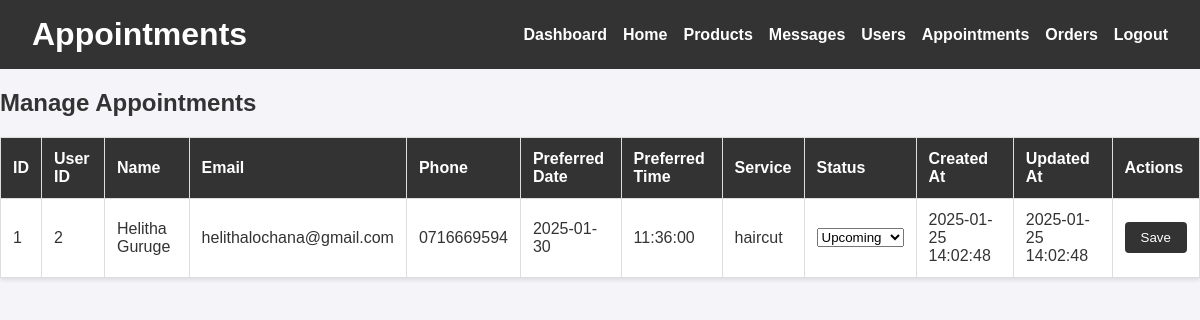
The page /admin/appointments.php on the database its author committed.
### tables this page shows
CREATE TABLE `appointments` (
  `appointment_id` int NOT NULL,
  `user_id` int DEFAULT NULL,
  `name` varchar(100) NOT NULL,
  `email` varchar(150) NOT NULL,
  `phone` varchar(20) DEFAULT NULL,
  `preferred_date` date NOT NULL,
  `preferred_time` time NOT NULL,
  `service` varchar(100) NOT NULL,
  `status` enum('Upcoming','Completed','Cancelled') DEFAULT 'Upcoming',
  `created_at` timestamp NULL DEFAULT CURRENT_TIMESTAMP,
  `updated_at` timestamp NULL DEFAULT CURRENT_TIMESTAMP ON UPDATE CURRENT_TIMESTAMP
);

### admin/adminFunctions.php (called while the page is built, shortened)
<?php
function fetchAppointments($conn)
{
    $stmt = $conn->query("SELECT appointment_id, user_id, name, email, phone, preferred_date, preferred_time, service, status, created_at, updated_at FROM appointments");
    return $stmt->fetchAll(PDO::FETCH_ASSOC);
}

### admin/appointments.php (the view, shortened to what this page needs)
<?php
require_once 'adminFunctions.php';
$appointments = fetchAppointments($conn);
?>
<!DOCTYPE html>
<html lang="en">
<head>
    <link rel="stylesheet" href="adminPanel.css">
</head>
<body>
    <header class="admin-header">
        <h1>Appointments</h1>
        <nav class="admin-nav">
            <ul>
                <li><a href="panelDash.php">Dashboard</a></li>
                <li><a href="/EGS/index.php">Home</a></li>
                <li><a href="products.php">Products</a></li>
                <li><a href="messages.php">Messages</a></li>
                <li><a href="users.php">Users</a></li>
                <li><a href="appointments.php">Appointments</a></li>
                <li><a href="orders.php">Orders</a></li>
                <li><a href="/EGS/pages/login.php">Logout</a></li>
            </ul>
        </nav>
    </header>
    <main>
        <h2>Manage Appointments</h2>
        <table>
            <thead>
                <tr>
                    <th>ID</th>
                    <th>User ID</th>
                    <th>Name</th>
                    <th>Email</th>
                    <th>Phone</th>
                    <th>Preferred Date</th>
                    <th>Preferred Time</th>
                    <th>Service</th>
                    <th>Status</th>
                    <th>Created At</th>
                    <th>Updated At</th>
                    <th>Actions</th>
                </tr>
            </thead>
            <tbody>
                <?php foreach ($appointments as $appointment): ?>
                    <tr>
                        <td><?= htmlspecialchars($appointment['appointment_id']) ?></td>
                        <td><?= htmlspecialchars($appointment['user_id']) ?></td>
                        <td><?= htmlspecialchars($appointment['name']) ?></td>
                        <td><?= htmlspecialchars($appointment['email']) ?></td>
                        <td><?= htmlspecialchars($appointment['phone']) ?></td>
                        <td><?= htmlspecialchars($appointment['preferred_date']) ?></td>
                        <td><?= htmlspecialchars($appointment['preferred_time']) ?></td>
                        <td><?= htmlspecialchars($appointment['service']) ?></td>
                        <td>
                            <select class="status-dropdown" data-id="<?= $appointment['appointment_id'] ?>">
                                <option value="Upcoming" <?= $appointment['status'] == 'Upcoming' ? 'selected' : '' ?>>Upcoming</option>
                            </select>
                        </td>
                        <td><?= htmlspecialchars($appointment['created_at']) ?></td>
                        <td><?= htmlspecialchars($appointment['updated_at']) ?></td>
                        <td><button class="save-status-button" data-id="<?= $appointment['appointment_id'] ?>">Save</button></td>
                    </tr>
                <?php endforeach; ?>
            </tbody>
        </table>
    </main>
</body>
</html>

### admin/adminPanel.css (style rules this page uses)
body { font-family: Arial, sans-serif; margin: 0; padding: 0; background-color: #f4f4f9; color: #333; }
.admin-header { background-color: #333; color: white; padding: 1rem 2rem; display: flex; justify-content: space-between; align-items: center; }
.admin-header h1 { margin: 0; }
.admin-nav ul { list-style: none; margin: 0; padding: 0; display: flex; gap: 1rem; }
.admin-nav ul li { display: inline; }
.admin-nav ul li a { color: white; text-decoration: none; font-weight: bold; }
table { width: 100%; border-collapse: collapse; margin-top: 1rem; background-color: white; box-shadow: 0 2px 4px rgba(0, 0, 0, 0.1); }
table th, table td { padding: 0.75rem; text-align: left; border: 1px solid #ddd; }
table th { background-color: #333; color: white; }
button { background-color: #333; color: white; border: none; padding: 0.5rem 1rem; cursor: pointer; border-radius: 4px; }

### rows shown on the page
appointments: appointment_id "1", user "2", name "Helitha Guruge", email "helithalochana@gmail.com", phone "0716669594", preferred_date "2025-01-30", preferred_time "11:36:00", service "haircut", status+appointment_id "Upcoming", created_at "2025-01-25 14:02:48", updated_at "2025-01-25 14:02:48"
